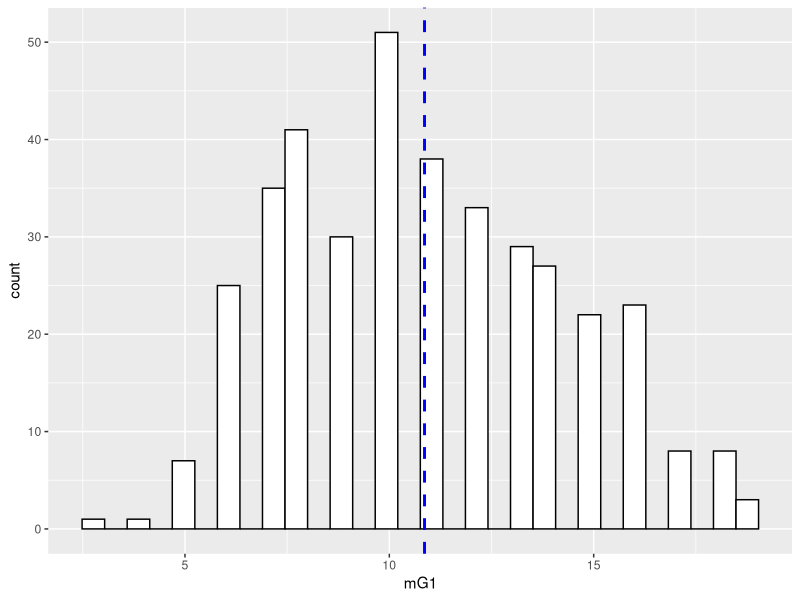
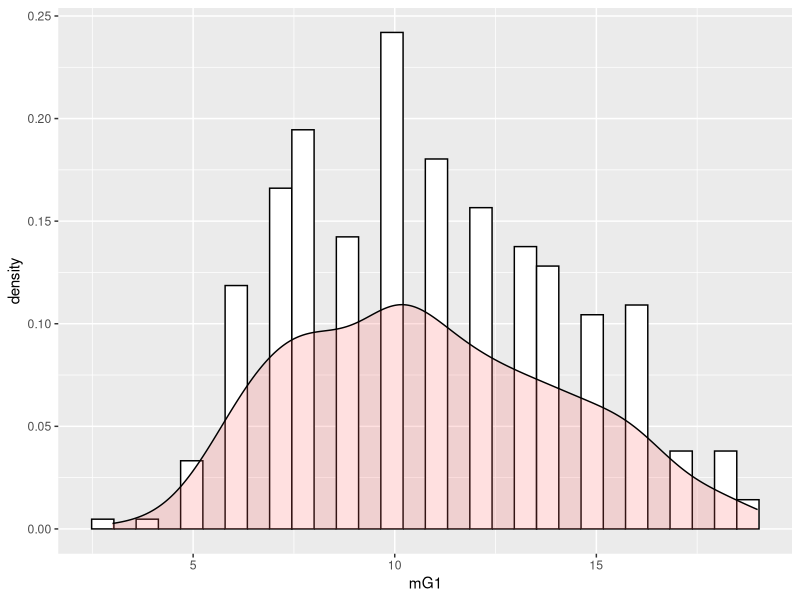

Reproduce these figures in R, in order. (Note: this script raises an error after producing the figures.)
## ---- chunk 1
knitr::opts_chunk$set(echo = TRUE)
## ---- chunk 2
# dataset is loading and converting the character based data types to factors
setwd('D:/statistics')
df = read.csv('sperformance-dataset.csv',stringsAsFactors = F)

# converting the character type into factorial variables and see the conversion
indices <- c(1,2,4:6,9:14,18:23,34,38:43)

for(i in indices)
{
  df[[i]] <- as.factor(df[[i]])
}

## ---- chunk 3
library(ggplot2)
p<-ggplot(df, aes(x=mG1)) + 
  geom_histogram(color="black", fill="white")

p+ geom_vline(aes(xintercept=mean(mG1)),
            color="blue", linetype="dashed", size=1)

## ---- chunk 4
ggplot(df, aes(x=mG1)) + 
 geom_histogram(aes(y=..density..), colour="black", fill="white")+
 geom_density(alpha=.2, fill="#FF6666") 

## ---- chunk 5

ggplot(df, aes(x=mG1,color=ï..school,fill=ï..school)) + 
 geom_histogram(aes(y=..density..), fill="white")+
 geom_density(alpha=.2, fill="#FF6666") 

## ---- chunk 6
ggplot(df, aes(x=mG1,color=sex,fill=sex)) + 
 geom_histogram(aes(y=..density..), fill="white")+
 geom_density(alpha=.2, fill="#FF6666") 

## ---- chunk 7

ggplot(df, aes(x=mG1,color=internet,fill=internet)) + 
 geom_histogram(aes(y=..density..), fill="white")+
 geom_density(alpha=.2, fill="#FF6666") 

